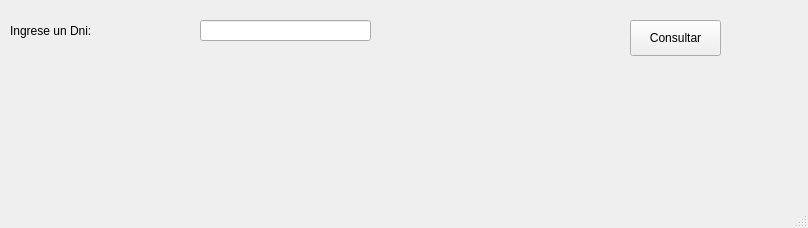
<?xml version="1.0" encoding="UTF-8"?>
<ui version="4.0">
 <class>MainWindow</class>
 <widget class="QMainWindow" name="MainWindow">
  <property name="geometry">
   <rect>
    <x>0</x>
    <y>0</y>
    <width>808</width>
    <height>228</height>
   </rect>
  </property>
  <property name="windowTitle">
   <string>MainWindow</string>
  </property>
  <widget class="QWidget" name="centralwidget">
   <widget class="QPushButton" name="consultar">
    <property name="geometry">
     <rect>
      <x>630</x>
      <y>20</y>
      <width>91</width>
      <height>36</height>
     </rect>
    </property>
    <property name="text">
     <string>Consultar</string>
    </property>
   </widget>
   <widget class="QLabel" name="label">
    <property name="geometry">
     <rect>
      <x>10</x>
      <y>20</y>
      <width>181</width>
      <height>21</height>
     </rect>
    </property>
    <property name="text">
     <string>Ingrese un Dni:</string>
    </property>
   </widget>
   <widget class="QLabel" name="output_datos">
    <property name="geometry">
     <rect>
      <x>10</x>
      <y>100</y>
      <width>751</width>
      <height>61</height>
     </rect>
    </property>
    <property name="text">
     <string>&lt;html&gt;&lt;head/&gt;&lt;body&gt;&lt;p&gt;&lt;br/&gt;&lt;/p&gt;&lt;/body&gt;&lt;/html&gt;</string>
    </property>
   </widget>
   <widget class="QLineEdit" name="input_dni">
    <property name="geometry">
     <rect>
      <x>200</x>
      <y>20</y>
      <width>171</width>
      <height>21</height>
     </rect>
    </property>
    <property name="text">
     <string/>
    </property>
   </widget>
  </widget>
  <widget class="QMenuBar" name="menubar">
   <property name="geometry">
    <rect>
     <x>0</x>
     <y>0</y>
     <width>808</width>
     <height>28</height>
    </rect>
   </property>
  </widget>
  <widget class="QStatusBar" name="statusbar"/>
 </widget>
 <resources/>
 <connections/>
</ui>
